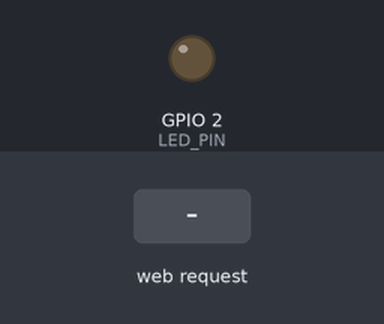
Bench run of a sketch on a simulated ESP32. On the bench: output pins drawn as LEDs (lit = HIGH). Inputs (shaded band) come from the test bench. WiFi joins after 1.5 s; servers stay silent unless stated; what the sketch prints to the serial monitor is not drawn.

Above: at 2.7 s.
2.8 s: HTTP request GET /record/on received
At 4.1 s:
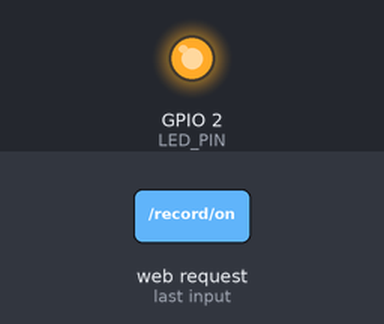
4.9 s: HTTP request GET /record/off received
At 7.2 s:
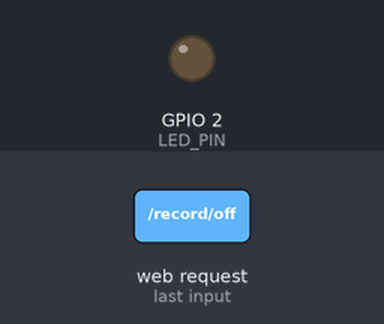
Timing chart, 0 to 8.7 s (numbered marks = the images above; inputs shaded):
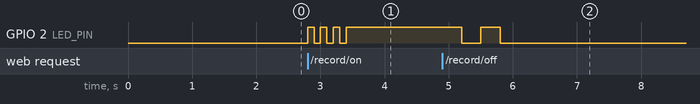

The sketch:

esp32_led.ino
```cpp
#include <WiFi.h>
#include <WebServer.h>

const char* ssid     = "SSID";
const char* password = "PASSWORD";

const int LED_PIN = 2;  // Change if not using the onboard LED
WebServer server(80);

void blinkLED(int times, int delayMs) {
  for (int i = 0; i < times; i++) {
    digitalWrite(LED_PIN, HIGH);
    delay(delayMs);
    digitalWrite(LED_PIN, LOW);
    delay(delayMs);
  }
}

void setup() {
  Serial.begin(115200);
  pinMode(LED_PIN, OUTPUT);

  WiFi.begin(ssid, password);
  Serial.print("Connecting to WiFi");
  while (WiFi.status() != WL_CONNECTED) {
    delay(500);
    Serial.print(".");
  }
  Serial.println("\nConnected! IP: " + WiFi.localIP().toString());

  // Recording started → blink 3 times fast, then stay ON
  server.on("/record/on", []() {
    blinkLED(3, 100);
    digitalWrite(LED_PIN, HIGH);
    server.send(200, "text/plain", "Recording started");
  });

  // Recording stopped → blink 2 times slow, then OFF
  server.on("/record/off", []() {
    digitalWrite(LED_PIN, LOW);
    blinkLED(2, 300);
    server.send(200, "text/plain", "Recording stopped");
  });

  server.begin();
  Serial.println("HTTP server started");
}

void loop() {
  server.handleClient();
}
```

Measured:
- after the input at 2.8 s, GPIO 2 (LED_PIN): alternates HIGH for 0.10 s and LOW for 0.10 s, 7 changes in all, then stays HIGH, starting at once
- after the input at 4.9 s, GPIO 2 (LED_PIN): HIGH → LOW after 0.30 s, → HIGH 0.30 s later, → LOW 0.30 s later
